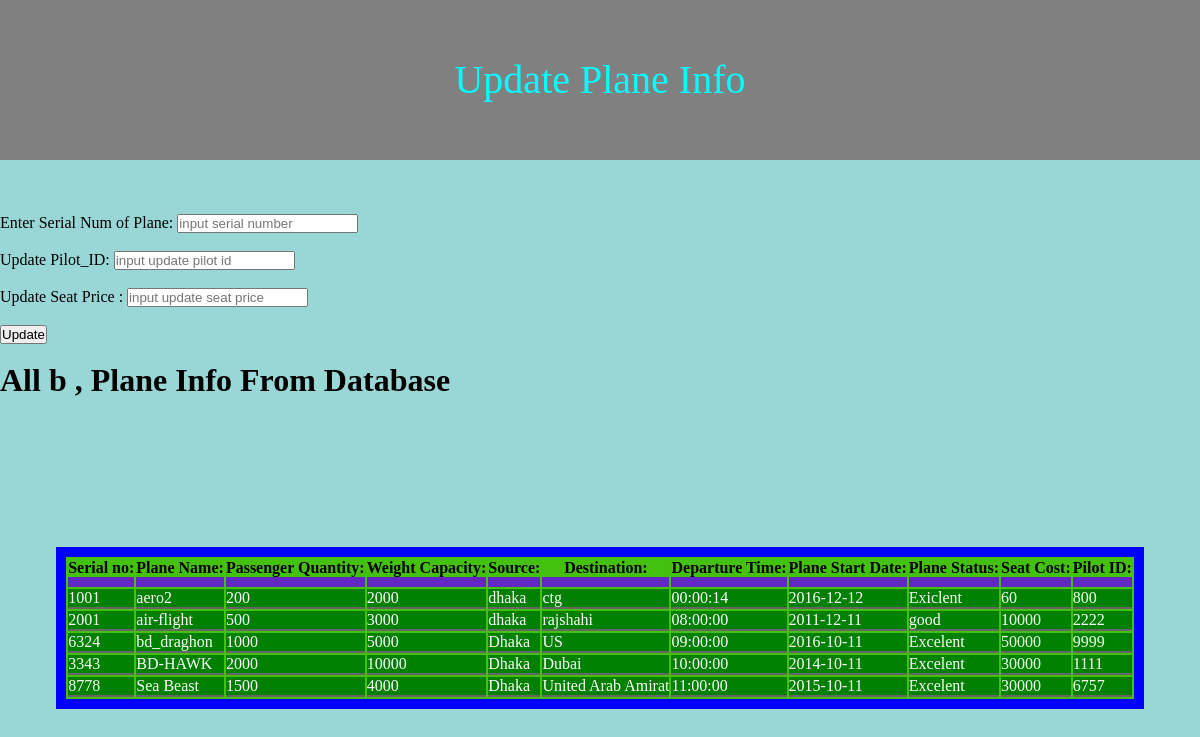
/update.php, run on the app's committed database.
### tables this page shows
CREATE TABLE IF NOT EXISTS `plane` (
  `serial_no` int(10) NOT NULL,
  `plane_name` varchar(30) NOT NULL,
  `quantity` int(30) NOT NULL,
  `weight_capacity` double NOT NULL,
  `source` varchar(30) NOT NULL,
  `dest` varchar(30) NOT NULL,
  `dep_time` time NOT NULL,
  `start_date` date NOT NULL,
  `plane_status` varchar(20) NOT NULL,
  `seat_cost` float NOT NULL,
  `pilot_id` int(20) NOT NULL
);

### all_plane_infoo_plane.php (the view, shortened to what this page needs)
<html>
<head>
</head>
<body>
<br>
<br>
<br>
<?php
$servername="localhost";
$username="root";
$pass="";
$db_name="bd_airline1";
$conn=mysqli_connect($servername,$username,$pass,$db_name);
$sqlget= " select * from plane";
$sqldata= mysqli_query($conn,$sqlget);
echo "<table>";
echo "<tr>
         <th>Serial no: </th>
          <th>Plane Name: </th>
           <th>Passenger Quantity: </th>
            <th>Weight Capacity: </th>
             <th>Source: </th>
              <th>Destination: </th>
                <th> Departure Time: </th>
                <th>Plane Start Date: </th>
                  <th>Plane Status: </th>
                    <th>Seat Cost: </th>
                      <th>Pilot ID: </th>
     </tr>";
   while ($row= mysqli_fetch_array($sqldata, MYSQLI_ASSOC )) {
           echo "<tr> <td>";
           echo $row ['serial_no'];
           echo "</td><td>";
           echo $row ['plane_name'];
           echo "</td><td>";
           echo $row ['quantity'];
           echo "</td><td>";
           echo $row ['weight_capacity'];
           echo "</td><td>";
           echo $row ['source'];
           echo "</td><td>";
           echo $row ['dest'];
           echo "</td><td>";
           echo $row ['dep_time'];
           echo "</td><td>";
           echo $row ['start_date'];
           echo "</td><td>";
            echo $row ['plane_status'];
           echo "</td><td>";
            echo $row ['seat_cost'];
           echo "</td><td>";
           echo $row ['pilot_id'];
            echo "</td></tr>";
            }
  echo "</table>";
?>
</body>
</html>

### update.php (shortened to what this page needs)
<html>
<link rel="stylesheet" type="text/css" href="update.css">
<body>
<div class="banner"> Update Plane Info </div>
<br>
<br>
<br>
<form  class=" form " action="" method="post">
Enter Serial Num of Plane: <input type="text" name="serial_no" placeholder="input serial number" required>
<br>
<br>
Update Pilot_ID: <input type="text" name="pilot_id" placeholder="input update pilot id" >
<br>
<br>
Update Seat Price : <input type="text" name="price" placeholder="input update seat price">
<br>
<br>
<input type="submit" value="Update">
</form>
<br>
<h1 >All   b  , Plane Info From Database<h1>
</body>
</html>
<?php include("all_plane_infoo_plane.php"); ?>

### update.css (style rules this page uses)
* { padding: 0; margin: auto; }
body { min-height: 1000px; background-color: rgba(0, 155, 155,.4); }
.banner { background: gray; text-transform:capitalize; color: cyan; font-size: 40px; text-align: center; padding: 30px; height: 100px; line-height: 100px; }

### all_plane_infoo_plane.php (style rules this page uses)
table { border: 10px solid blue; background-color: #44C10E; }
th { border-bottom: 10px solid #6328C3; }
td { background-color: green; color:white; border-bottom: 2px solid #666; }

### data on the page
plane: serial_no "1001", plane_name "aero2", quantity "200", weight_capacity "2000", source "dhaka", dest "ctg", dep_time "00:00:14", start_date "2016-12-12", plane_status "Exiclent", seat_cost "60", pilot "800"
plane: serial_no "2001", plane_name "air-flight", quantity "500", weight_capacity "3000", source "dhaka", dest "rajshahi", dep_time "08:00:00", start_date "2011-12-11", plane_status "good", seat_cost "10000", pilot "2222"
plane: serial_no "6324", plane_name "bd_draghon", quantity "1000", weight_capacity "5000", source "Dhaka", dest "US", dep_time "09:00:00", start_date "2016-10-11", plane_status "Excelent", seat_cost "50000", pilot "9999"
plane: serial_no "3343", plane_name "BD-HAWK", quantity "2000", weight_capacity "10000", source "Dhaka", dest "Dubai", dep_time "10:00:00", start_date "2014-10-11", plane_status "Excelent", seat_cost "30000", pilot "1111"
plane: serial_no "8778", plane_name "Sea Beast", quantity "1500", weight_capacity "4000", source "Dhaka", dest "United Arab Amirat", dep_time "11:00:00", start_date "2015-10-11", plane_status "Excelent", seat_cost "30000", pilot "6757"
